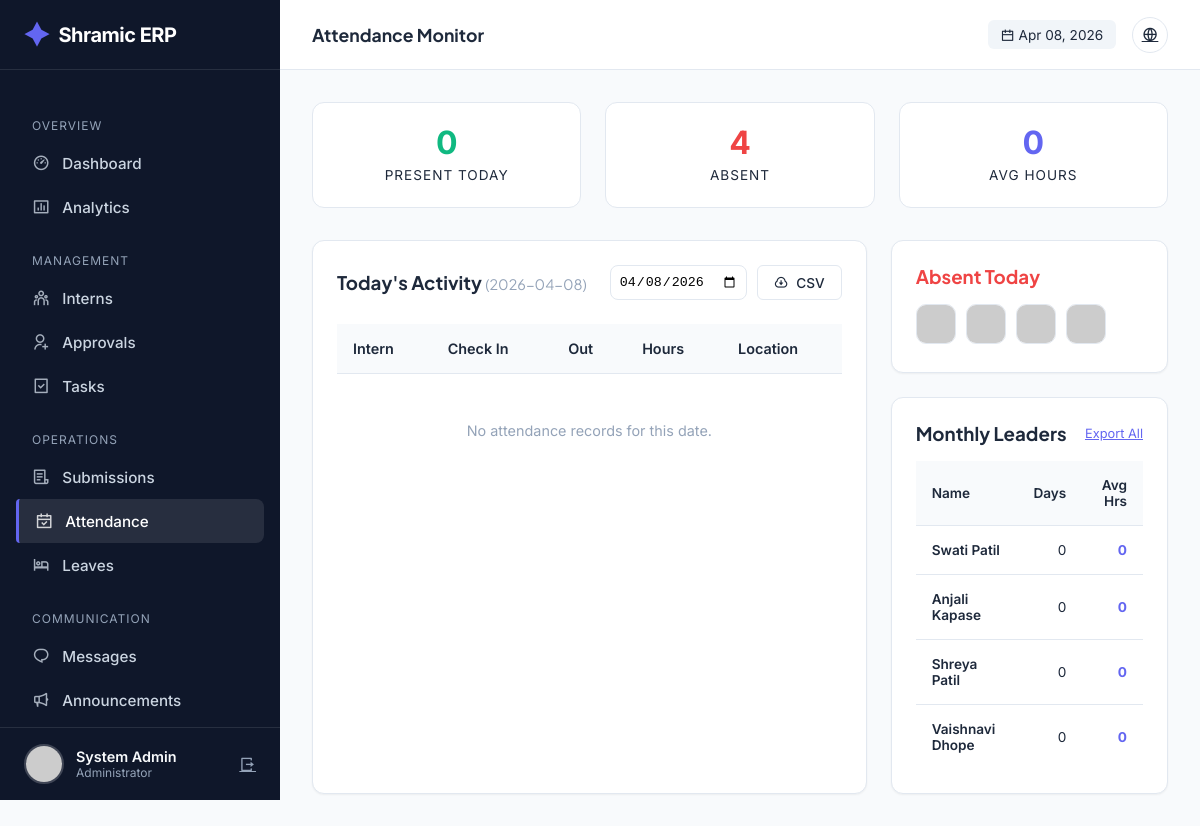
Page /admin/attendance (signed in) on the committed database.
### tables this page shows
CREATE TABLE users (
            id INTEGER PRIMARY KEY AUTOINCREMENT,
            intern_id TEXT UNIQUE,
            usn TEXT UNIQUE NOT NULL,
            full_name TEXT NOT NULL,
            phone TEXT NOT NULL,
            email TEXT UNIQUE NOT NULL,
            password_hash TEXT NOT NULL,
            role TEXT NOT NULL,
            photo_url TEXT,
            status TEXT DEFAULT 'PENDING',
            is_admin BOOLEAN DEFAULT 0,
            department TEXT,
            join_date DATE,
            emergency_contact TEXT,
            address TEXT,
            last_login TIMESTAMP,
            login_count INTEGER DEFAULT 0,
            created_at TIMESTAMP DEFAULT CURRENT_TIMESTAMP,
            updated_at TIMESTAMP DEFAULT CURRENT_TIMESTAMP
        );

### app.py (the view)
@app.route('/admin/attendance')
@login_required
@admin_required
def admin_attendance():
    conn = get_db_connection()
    cur = conn.cursor()
    date_filter = request.args.get('date', format_datetime(get_current_date(), '%Y-%m-%d'))
    cur.execute("""
        SELECT u.id, u.intern_id, u.full_name, u.role, u.photo_url, u.department,
               a.check_in_time, a.check_out_time, a.work_hours, a.location
        FROM attendance a
        JOIN users u ON a.user_id = u.id
        WHERE a.date = ?
        ORDER BY a.check_in_time DESC
    """, (date_filter,))
    today_attendance = cur.fetchall()
    cur.execute("""
        SELECT u.intern_id, u.full_name, u.role, u.department,
               COUNT(a.id) as days_present,
               SUM(a.work_hours) as total_hours,
               AVG(a.work_hours) as avg_hours
        FROM users u
        LEFT JOIN attendance a ON u.id = a.user_id
            AND strftime('%Y-%m', a.date) = strftime('%Y-%m', 'now')
        WHERE u.is_admin = 0 AND u.status = 'APPROVED'
        GROUP BY u.id, u.intern_id, u.full_name, u.role, u.department
        ORDER BY days_present DESC
    """)
    monthly_summary = cur.fetchall()
    cur.execute("""
        SELECT u.id, u.intern_id, u.full_name, u.role, u.department, u.photo_url
        FROM users u
        WHERE u.is_admin = 0 AND u.status = 'APPROVED'
        AND u.id NOT IN (
            SELECT user_id FROM attendance WHERE date = ?
        )
    """, (date_filter,))
    absent_today = cur.fetchall()
    conn.close()
    return render_template('admin/attendance.html',
        today_attendance=today_attendance,
        monthly_summary=monthly_summary,
        absent_today=absent_today,
        date_filter=date_filter
    )

### templates/admin/attendance.html (shortened to what this page needs)
{% extends "admin/base.html" %} {% block page_title %}Attendance Monitor{%
endblock %} {% block content %}
<div class="att-stats">
  <div class="stat-box">
    <div class="stat-val" style="color: var(--success)">
      {{ today_attendance|length }}
    </div>
    <div class="stat-lbl">Present Today</div>
  </div>
  <div class="stat-box">
    <div class="stat-val" style="color: var(--danger)">
      {{ absent_today|length }}
    </div>
    <div class="stat-lbl">Absent</div>
  </div>
  <div class="stat-box">
    {% set total_hrs = namespace(value=0) %} {% for r in today_attendance %}{%
    if r.work_hours %}{% set total_hrs.value = total_hrs.value + r.work_hours
    %}{% endif %}{% endfor %}
    <div class="stat-val" style="color: var(--primary)">
      {{ (total_hrs.value / today_attendance|length)|round(1) if
      today_attendance|length > 0 else 0 }}
    </div>
    <div class="stat-lbl">Avg Hours</div>
  </div>
</div>
<div style="display: grid; grid-template-columns: 2fr 1fr; gap: 1.5rem">
  <div class="card">
    <div
      style="
        display: flex;
        justify-content: space-between;
        align-items: center;
        margin-bottom: 1.5rem;
      "
    >
      <h3>
        Today's Activity
        <span
          style="font-weight: 400; color: var(--text-light); font-size: 0.9rem"
          >({{ date_filter }})</span
        >
      </h3>
      <div style="display: flex; gap: 10px">
        <form
          method="GET"
          style="display: flex; align-items: center; gap: 10px"
        >
          <input
            type="date"
            name="date"
            value="{{ date_filter }}"
            onchange="this.form.submit()"
            style="
              padding: 0.5rem;
              border: 1px solid var(--border);
              border-radius: 8px;
            "
          />
        </form>
        <a
          href="{{ url_for('export_attendance_csv', month=date_filter[:7]) }}"
          class="btn btn-outline"
          style="padding: 0.5rem 1rem; font-size: 0.85rem"
        >
          <i class="ri-download-cloud-line"></i> CSV
        </a>
      </div>
    </div>
    <div class="table-container">
      <table>
        <thead>
          <tr>
            <th>Intern</th>
            <th>Check In</th>
            <th>Out</th>
            <th>Hours</th>
            <th>Location</th>
          </tr>
        </thead>
        <tbody>
          {% for record in today_attendance %}
          <tr class="attendance-row">
            <td>
              <div style="display: flex; align-items: center; gap: 10px">
                <img
                  src="{{ url_for('static', filename='uploads/profiles/' + record.photo_url) if record.photo_url else 'https://ui-avatars.com/api/?name=' + record.full_name }}"
                  style="
                    width: 32px;
                    height: 32px;
                    border-radius: 50%;
                    object-fit: cover;
                  "
                />
                <div>
                  <div style="font-weight: 600">{{ record.full_name }}</div>
                  <div style="font-size: 0.75rem; color: var(--text-secondary)">
                    {{ record.intern_id }}
                  </div>
                </div>
              </div>
            </td>
            <td>
              <span class="time-badge"
                >{{ record.check_in_time.split(' ')[1] }}</span
              >
            </td>
            <td>
              {% if record.check_out_time %}
              <span class="time-badge"
                >{{ record.check_out_time.split(' ')[1] }}</span
              >
              {% else %}
              <span
                style="
                  color: var(--success);
                  font-size: 0.8rem;
                  font-weight: 600;
                "
                >● Active</span
              >
              {% endif %}
            </td>
            <td style="font-weight: 700; color: var(--text-main)">
              {{ record.work_hours if record.work_hours else '-' }}
            </td>
            <td style="font-size: 0.85rem; color: var(--text-secondary)">
              <i class="ri-map-pin-line"></i> {{ record.location or 'Remote' }}
            </td>
          </tr>
          {% else %}
          <tr>
            <td
              colspan="5"
              style="
                text-align: center;
                padding: 3rem;
                color: var(--text-light);
              "
            >
              No attendance records for this date.
            </td>
          </tr>
          {% endfor %}
        </tbody>
      </table>
    </div>
  </div>
  <div style="display: flex; flex-direction: column; gap: 1.5rem">
    <div class="card">
      <h3 style="margin-bottom: 1rem; color: var(--danger)">Absent Today</h3>
      {% if absent_today %}
      <div class="absent-grid">
        {% for user in absent_today %}
        <div class="absent-item" data-name="{{ user.full_name }}">
          <a href="{{ url_for('admin_intern_detail', intern_id=user['id']) }}">
            <img
              src="{{ url_for('static', filename='uploads/profiles/' + user.photo_url) if user.photo_url else 'https://ui-avatars.com/api/?name=' + user.full_name }}"
              alt="{{ user.full_name }}"
            />
          </a>
        </div>
        {% endfor %}
      </div>
      {% else %}
      <div style="text-align: center; padding: 2rem; color: var(--success)">
        <i class="ri-check-double-line" style="font-size: 2rem"></i>
        <p style="margin-top: 0.5rem; font-size: 0.9rem">100% Attendance!</p>
      </div>
      {% endif %}
    </div>
    <div class="card">
      <div
        style="
          display: flex;
          justify-content: space-between;
          align-items: center;
          margin-bottom: 1rem;
        "
      >
        <h3>Monthly Leaders</h3>
        <a
          href="{{ url_for('export_attendance_summary_csv') }}"
          style="font-size: 0.8rem; color: var(--primary)"
          >Export All</a
        >
      </div>
      <div class="table-container">
        <table style="font-size: 0.85rem">
          <thead>
            <tr>
              <th>Name</th>
              <th style="text-align: right">Days</th>
              <th style="text-align: right">Avg Hrs</th>
            </tr>
          </thead>
          <tbody>
            {% for summary in monthly_summary[:5] %}
            <tr>
              <td style="font-weight: 600">{{ summary.full_name }}</td>
              <td style="text-align: right">{{ summary.days_present }}</td>
              <td
                style="
                  text-align: right;
                  color: var(--primary);
                  font-weight: 700;
                "
              >
                {{ (summary.avg_hours or 0)|round(1) }}
              </td>
            </tr>
            {% endfor %}
          </tbody>
        </table>
      </div>
    </div>
  </div>
</div>
{% endblock %}

### templates/admin/base.html (shortened to what this page needs)
<!doctype html>
<html lang="en">
  <head>
    <link
      href="https://cdn.jsdelivr.net/npm/remixicon@4.1.0/fonts/remixicon.css"
      rel="stylesheet"
    />
  </head>
  <body>
    <aside class="sidebar" id="sidebar">
      <a href="/" class="brand">
        <i class="ri-shining-2-fill"></i> Shramic ERP
      </a>
      <ul class="nav-menu">
        <li class="nav-label">Overview</li>
        <li>
          <a
            href="{{ url_for('admin_dashboard') }}"
            class="nav-link {% if request.endpoint == 'admin_dashboard' %}active{% endif %}"
            ><i class="ri-dashboard-3-line"></i> Dashboard</a
          >
        </li>
        <li>
          <a
            href="{{ url_for('admin_analytics') }}"
            class="nav-link {% if request.endpoint == 'admin_analytics' %}active{% endif %}"
            ><i class="ri-bar-chart-box-line"></i> Analytics</a
          >
        </li>
        <li class="nav-label">Management</li>
        <li>
          <a
            href="{{ url_for('admin_interns') }}"
            class="nav-link {% if request.endpoint == 'admin_interns' %}active{% endif %}"
            ><i class="ri-team-line"></i> Interns</a
          >
        </li>
        <li>
          <a
            href="{{ url_for('admin_approvals') }}"
            class="nav-link {% if request.endpoint == 'admin_approvals' %}active{% endif %}"
            ><i class="ri-user-add-line"></i> Approvals</a
          >
        </li>
        <li>
          <a
            href="{{ url_for('admin_tasks') }}"
            class="nav-link {% if request.endpoint == 'admin_tasks' %}active{% endif %}"
            ><i class="ri-task-line"></i> Tasks</a
          >
        </li>
        <li class="nav-label">Operations</li>
        <li>
          <a
            href="{{ url_for('admin_submissions') }}"
            class="nav-link {% if request.endpoint == 'admin_submissions' %}active{% endif %}"
            ><i class="ri-file-list-3-line"></i> Submissions</a
          >
        </li>
        <li>
          <a
            href="{{ url_for('admin_attendance') }}"
            class="nav-link {% if request.endpoint == 'admin_attendance' %}active{% endif %}"
            ><i class="ri-calendar-check-line"></i> Attendance</a
          >
        </li>
        <li>
          <a
            href="{{ url_for('admin_leaves') }}"
            class="nav-link {% if request.endpoint == 'admin_leaves' %}active{% endif %}"
            ><i class="ri-hotel-bed-line"></i> Leaves</a
          >
        </li>
        <li class="nav-label">Communication</li>
        <li>
          <a
            href="{{ url_for('admin_messages') }}"
            class="nav-link {% if request.endpoint == 'admin_messages' %}active{% endif %}"
            ><i class="ri-chat-1-line"></i> Messages</a
          >
        </li>
        <li>
          <a
            href="{{ url_for('admin_announcements') }}"
            class="nav-link {% if request.endpoint == 'admin_announcements' %}active{% endif %}"
            ><i class="ri-megaphone-line"></i> Announcements</a
          >
        </li>
      </ul>
      <div class="user-profile">
        <img
          src="{{ url_for('static', filename='uploads/profiles/' + current_user.photo_url) if current_user.photo_url else 'https://ui-avatars.com/api/?name=Admin&background=random' }}"
          class="user-avatar"
          alt="Admin"
        />
        <div style="flex: 1; overflow: hidden">
          <div
            style="
              font-weight: 600;
              font-size: 0.9rem;
              white-space: nowrap;
              text-overflow: ellipsis;
            "
          >
            {{ current_user.full_name }}
          </div>
          <div style="font-size: 0.75rem; color: var(--text-light)">
            Administrator
          </div>
        </div>
        <a
          href="{{ url_for('logout') }}"
          title="Logout"
          style="color: var(--text-light)"
          ><i class="ri-logout-box-r-line"></i
        ></a>
      </div>
    </aside>
    <div class="main-wrapper">
      <header class="top-header">
        <div style="display: flex; align-items: center; gap: 1rem">
          <h2 class="page-title">
            {% block page_title %}Dashboard{% endblock %}
          </h2>
        </div>
        <div class="header-actions">
          <div
            style="
              font-size: 0.85rem;
              color: var(--text-secondary);
              background: #f1f5f9;
              padding: 0.4rem 0.8rem;
              border-radius: 6px;
            "
          >
            <i class="ri-calendar-line"></i> {{ now.strftime('%b %d, %Y') }}
          </div>
          <a href="{{ url_for('index') }}" class="btn-icon" title="View Site"
            ><i class="ri-global-line"></i
          ></a>
        </div>
      </header>
      <div class="content">
         {% block content %}{% endblock %}
      </div>
    </div>
  </body>
</html>

### rows in the picture
users: full_name "System Admin"
users: full_name "Swati Patil", days_present "0", is_admin "0"
users: full_name "Anjali Kapase", days_present "0", is_admin "0"
users: full_name "Shreya Patil", days_present "0", is_admin "0"
users: full_name "Vaishnavi Dhope", days_present "0", is_admin "0"

### other values in the picture
{{ now.strftime('%b %d, %Y') }} "Apr 08, 2026"
{{ today_attendance|length }} "0"
{{ absent_today|length }} "4"
{{ date_filter }} "2026-04-08"
